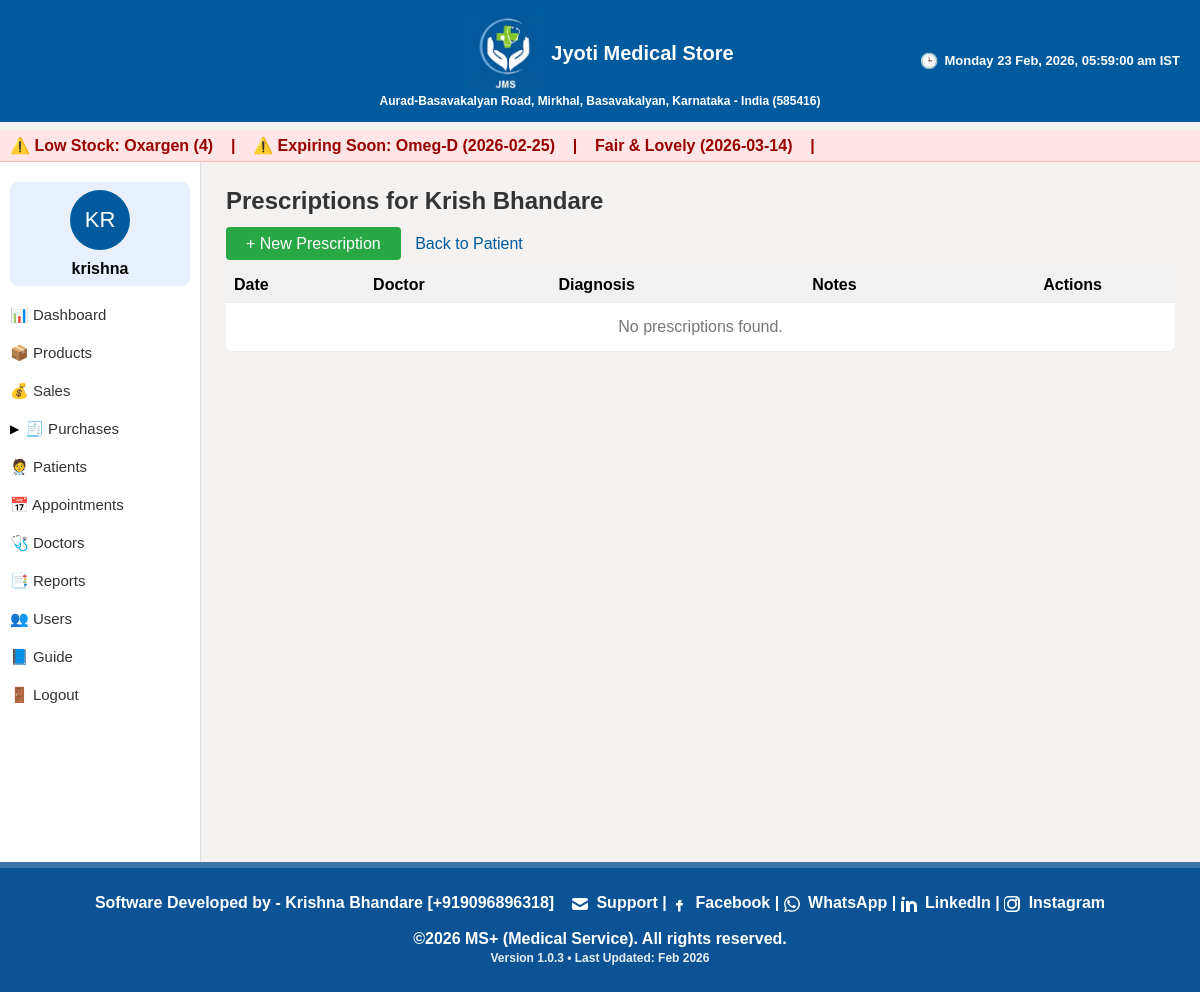
/patients/1/prescriptions (signed in), run on the app's committed database.
### models.py (models this page shows, shortened)
class Product(db.Model):
    __tablename__ = 'products'
    id = db.Column(db.Integer, primary_key=True)
    sku = db.Column(db.String(50), unique=True, nullable=False)
    name = db.Column(db.String(200), nullable=False)
    brand = db.Column(db.String(100))
    batch_no = db.Column(db.String(100))
    expiry_date = db.Column(db.Date)
    purchase_price = db.Column(db.Float, default=0.0)
    sale_price = db.Column(db.Float, default=0.0)
    tax_rate = db.Column(db.Float, default=0.0)
    current_stock = db.Column(db.Integer, default=0)
    category = db.Column(db.String(50))  # medicine, cosmetic, fmcg, life_saving, ayurvedic, equipment, general
    gst_percent = db.Column(db.Float, default=0)
    cgst_percent = db.Column(db.Float, default=0)
    sgst_percent = db.Column(db.Float, default=0)

class User(UserMixin, db.Model):
    __tablename__ = 'users'
    id = db.Column(db.Integer, primary_key=True)
    username = db.Column(db.String(80), unique=True, nullable=False)
    email = db.Column(db.String(120), unique=True, nullable=True)
    password_hash = db.Column(db.String(200), nullable=False)
    role = db.Column(db.String(20), default='staff')
    created_at = db.Column(db.DateTime, default=datetime.utcnow)
    first_name = db.Column(db.String(120), nullable=True)
    last_name = db.Column(db.String(120), nullable=True)
    file_label = db.Column(db.String(64), nullable=True)
    profile_image = db.Column(db.String(256), nullable=True)

class Customer(db.Model):
    __tablename__ = 'customers'
    id = db.Column(db.Integer, primary_key=True)
    name = db.Column(db.String(200), nullable=False)
    phone = db.Column(db.String(50))
    address = db.Column(db.String(300))
    description = db.Column(db.String(500))
    created_at = db.Column(db.DateTime, default=datetime.utcnow)

### app.py (the view)
@app.route('/patients/<int:patient_id>/prescriptions')
@login_required
def prescriptions_list(patient_id):
    if current_user.role not in ('admin', 'staff'):
        flash('Unauthorized', 'danger')
        return redirect(url_for('dashboard'))
    patient = Customer.query.get_or_404(patient_id)
    prescriptions = Prescription.query.filter_by(
        patient_id=patient.id
    ).order_by(Prescription.date.desc()).all()
    doctors = {d.id: d for d in Doctor.query.all()}
    return render_template(
        'prescriptions/list.html',
        patient=patient,
        prescriptions=prescriptions,
        doctors=doctors
    )

### app.py (called while the page is built)
@login_manager.user_loader
def load_user(user_id):
    try:
        return User.query.get(int(user_id))
    except:
        return None

@app.before_request
def require_login():
    if request.endpoint is None:
        return
    allowed_routes = ['login', 'forgot', 'reset_otp', 'static']
    if request.endpoint.startswith('static'):
        return
    if request.endpoint not in allowed_routes and not current_user.is_authenticated:
        return redirect(url_for('login'))

def is_admin():
    return current_user.is_authenticated and current_user.role == 'admin'

@app.context_processor
def inject_globals():
    if current_user.is_authenticated:
        initials = current_user.username[:2].upper()
        display_name = current_user.username
    else:
        initials = ""
        display_name = ""
    ist = datetime.utcnow() + timedelta(hours=5, minutes=30)
    current_dt_display = ist.strftime("%A, %d %b %Y, %I:%M:%S %p IST")
    current_day = ist.strftime("%A")
    return dict(
        initials=initials,
        display_name=display_name,
        current_dt_display=current_dt_display,
        current_day=current_day,
        is_admin=is_admin   # ⭐ ADD THIS LINE
    )

@app.teardown_appcontext
def shutdown_session(exception=None):
    db.session.remove()

@app.context_processor
def inject_low_stock():
    from flask import request
    if request.endpoint and (
        "login" in request.endpoint or
        "auth" in request.endpoint
    ):
        return dict(low_stock=[], expiring_soon=[])
    try:
        low_stock = Product.query.filter(Product.current_stock <= 5).all()
        today = date.today()
        soon = today + timedelta(days=30)
        expiring_soon = Product.query.filter(
            Product.expiry_date <= soon,
            Product.expiry_date >= today
        ).all()
        return dict(
            low_stock=low_stock,
            expiring_soon=expiring_soon
        )
    except Exception:
        return dict(low_stock=[], expiring_soon=[])

### templates/prescriptions/list.html
{% extends "base.html" %}
{% block content %}
<h2>Prescriptions for {{ patient.name }}</h2>
<div style="margin-bottom:15px;">
    <a href="{{ url_for('prescriptions_new', patient_id=patient.id) }}" class="btn btn-success">+ New Prescription</a>
    <a href="{{ url_for('patients', id=patient.id) }}" style="margin-left:10px;">Back to Patient</a>
</div>
<table>
    <thead>
        <tr>
            <th align="left">Date</th>
            <th align="left">Doctor</th>
            <th align="left">Diagnosis</th>
            <th align="left">Notes</th>
            {% if is_admin() %}
            <th align="center">Actions</th>
            {% endif %}
        </tr>
    </thead>
    <tbody>
        {% for p in prescriptions %}
        <tr>
            <td>{{ p.date.strftime("%Y-%m-%d %H:%M") }}</td>
            <td>
                {% if p.doctor_id and doctors.get(p.doctor_id) %}
                    {{ doctors[p.doctor_id].name }}
                {% else %}
                    -
                {% endif %}
            </td>
            <td>{{ p.diagnosis or '-' }}</td>
            <td>{{ p.notes or '-' }}</td>
            {% if is_admin() %}
            <td align="center">
                <form method="post" action="{{ url_for('prescription_delete', pres_id=p.id) }}" style="display:inline;">
                    <button class="btn btn-danger btn-sm">Delete</button>
                </form>
            </td>
            {% endif %}
        </tr>
        {% else %}
        <tr>
            <td colspan="5" style="text-align:center; padding:15px; color:#777;">No prescriptions found.</td>
        </tr>
        {% endfor %}
    </tbody>
</table>
{% endblock %}

### templates/base.html (shortened to what this page needs)
<!DOCTYPE html>
<html lang="en">
<head>
    <link rel="stylesheet" href="{{ url_for('static', filename='css/style.css') }}">
</head>
<body>
<div class="fixed-header">
    <div class="topbar">
<div style="flex:1; text-align:center; line-height:1.3; display:flex; flex-direction:column; align-items:center;">
    <div style="display:flex; align-items:center; gap:8px;">
        <img src="{{ url_for('static', filename='logo.PNG') }}" class="title-logo">
        <strong style="font-size:20px;">Jyoti Medical Store</strong>
    </div>
    <span style="font-size:12px;">
        Aurad-Basavakalyan Road, Mirkhal, Basavakalyan, Karnataka - India (585416)
    </span>
</div>
        {% block top_right %}
        <div style="position:absolute; right:20px; font-size:13px; display:flex; align-items:center; gap:6px;">
            <span style="font-size:15px;">🕒</span>
            <span id="live_datetime"></span>
        </div>
        {% endblock %}
    </div>
</div>
<div style="height: 70px;"></div>
{% block alerts %}
{% if low_stock or expiring_soon %}
<div class="alert-marquee print-hide"
     style="
        background:#ffe5e5;
        padding:6px 10px;
        color:#900;
        font-weight:bold;
        white-space:nowrap;
        overflow:hidden;
        border-bottom:1px solid #ffb3b3;
     ">
    <marquee behavior="scroll" direction="left" scrollamount="5">
        {% if low_stock %}
            ⚠️ Low Stock:
            {% for p in low_stock %}
                {{ p.name }} ({{ p.current_stock }}) &nbsp;&nbsp; | &nbsp;&nbsp;
            {% endfor %}
        {% endif %}
        {% if expiring_soon %}
            ⚠️ Expiring Soon:
            {% for p in expiring_soon %}
                {{ p.name }} ({{ p.expiry_date }}) &nbsp;&nbsp; | &nbsp;&nbsp;
            {% endfor %}
        {% endif %}
    </marquee>
</div>
{% endif %}
{% endblock %}
<div class="layout">
{% if current_user.is_authenticated %}
<div class="sidebar">
    <div class="profile-card">
        <div class="initials-circle">{{ initials }}</div>
        <div><strong>{{ display_name }}</strong></div>
    </div>
    <a href="{{ url_for('dashboard') }}" class="menu-item">📊 Dashboard</a>
    <a href="{{ url_for('products') }}" class="menu-item">📦 Products</a>
    <a href="{{ url_for('sales_list') }}" class="menu-item">💰 Sales</a>
    <li class="has-submenu menu-parent" onclick="toggleMenu('purchaseMenu')">
        <span class="menu-arrow" id="purchaseArrow">▶</span>
        <a href="#">🧾 Purchases</a>
    </li>
    <a href="{{ url_for('patients') }}" class="menu-item">🧑‍⚕️ Patients</a>
    <a href="{{ url_for('appointments_list') }}" class="menu-item">📅 Appointments</a>
    <a href="{{ url_for('doctors_list') }}" class="menu-item">🩺 Doctors</a>
    <a href="{{ url_for('report_expiry') }}" class="menu-item">📑 Reports</a>
    {% if current_user.role == 'admin' %}
    <a href="{{ url_for('users_list') }}" class="menu-item">👥 Users</a>
    {% endif %}
    <a href="{{ url_for('guide') }}" class="menu-item">📘 Guide</a>
    <a href="{{ url_for('logout') }}" class="menu-item">🚪 Logout</a>
</div>
{% endif %}
    <div class="content">
        {% block content %}{% endblock %}
    </div>
</div>
<div class="fixed-footer">
    Software Developed by - Krishna Bhandare [+919096896318]
    &nbsp;&nbsp;
    <a href="mailto:bhandare.krishna5@gmail.com" target="_blank" rel="noopener noreferrer">
        <svg xmlns="http://www.w3.org/2000/svg" width="16" height="16" fill="currentColor" viewBox="0 0 16 16" style="vertical-align:middle;">
            <path d="M0 4a2 2 0 0 1 2-2h12a2 2 0 0 1 2 2v.217l-8 4.8-8-4.8V4z"/>
            <path d="M0 6.383v5.617a2 2 0 0 0 2 2h12a2 2 0 0 0 2-2V6.383l-7.555 4.533a1 1 0 0 1-1.11 0L0 6.383z"/>
        </svg>
        Support
    </a> |
    <a href="https://m.facebook.com/public/Bhandare-Krishna/" target="_blank" rel="noopener noreferrer">
        <svg xmlns="http://www.w3.org/2000/svg" width="16" height="16" fill="currentColor" viewBox="0 0 16 16" style="vertical-align:middle;">
            <path d="M8.94 6.5H10.5V4H8.94C7.64 4 7 4.67 7 5.94V7H5v2.5h2v6h2.5v-6h2l.5-2.5h-2.5v-.56c0-.33.17-.44.44-.44z"/>
        </svg>
        Facebook
    </a> |
    <a href="https://wa.me/919096896318" target="_blank" rel="noopener noreferrer">
        WhatsApp
    </a> |
    <a href="https://www.linkedin.com/in/krishna-bhandare-893b74102" target="_blank" rel="noopener noreferrer">
        LinkedIn
    </a> |
    <a href="https://www.instagram.com/reel/CmBQhjhAg4d/" target="_blank" rel="noopener noreferrer">
        Instagram
    </a>
    <br><br>
    ©2026 MS+ (Medical Service). All rights reserved.<br>
    <span style="font-size: 12px; opacity: 0.9;">
        Version 1.0.3 • Last Updated: Feb 2026
    </span>
</div>
</body>
</html>

### static/css/style.css (style rules this page uses)
body { margin: 0; font-family: Arial, sans-serif; background: #f3f2f1; }
h1, h2, h3, h4 { margin-top: 0; color: #333; }
a { color: #005a9e; text-decoration: none; }
.topbar { background: #005a9e; color: white; padding: 12px; display: flex; justify-content: center; align-items: center; font-size: 22px; font-weight: bold; position: relative; }
.layout { display: flex; height: calc(100vh - 50px); }
.sidebar { width: 250px; background: white; border-right: 1px solid #ddd; padding: 20px; }
.sidebar { padding-left: 10px !important; padding-right: 10px !important; width: 180px !important; }
.sidebar a { display: block; padding: 10px 0; color: #333; font-size: 15px; }
.profile-card { padding: 8px; background: #e8f0fe; border-radius: 8px; margin-bottom: 10px; text-align: center; }
.initials-circle { width: 60px; height: 60px; background: #005a9e; color: white; border-radius: 50%; display: flex; justify-content: center; align-items: center; font-size: 22px; margin: 0 auto 10px; }
.content { flex: 1; padding: 25px; overflow-y: auto; }
.btn { padding: 8px 20px; border: none; cursor: pointer; border-radius: 4px; }
.btn-success { background: #28a745; color: white; }
table { width: 100%; border-collapse: collapse; background: white; border-radius: 8px; overflow: hidden; }
table thead { background: #f1f1f1; }
table th, table td { padding: 8px; border-bottom: 1px solid #eee; }
.fixed-header { position: fixed; top: 0; left: 0; width: 100%; z-index: 9999; }
.layout { margin-top: 100px; }
body { padding-bottom: 70px; }
.fixed-footer { position: fixed; bottom: 0; left: 0; width: 100%; background: #0B5394; color: white; text-align: center; padding: 26px 0; font-weight: 600; font-size: 16px; z-index: 9999; border-top: 6px solid rgba(255,255,255,0.2); }
.content { padding-bottom: 80px; }
html, body { height: 100%; margin: 0; padding: 0; }
.layout { min-height: calc(100vh - 60px); padding-bottom: 80px; }
.alert-marquee { margin-top: 12px; position: relative; z-index: 998; }
.layout { margin-top: 0 !important; padding-top: 0 !important; }
.alert-marquee { position: relative; z-index: 998; margin-top: 60px; }
.menu-parent { display: flex; align-items: center; gap: 6px; }
.menu-arrow { font-size: 12px; transition: transform 0.2s ease; }

### templates/base.html (style rules this page uses)
.alert-marquee { position: relative; z-index: 998; }
.title-logo { height: 80px; width: auto; margin-top: 2px; }
.fixed-footer a { color: inherit !important; text-decoration: none !important; }
.fixed-footer svg { fill: currentColor; margin-right: 4px; }

### data on the page
Product: name "Oxargen", current_stock "4"
Product: name "Omeg-D", expiry_date "2026-02-25"
Product: name "Fair & Lovely", expiry_date "2026-03-14"
User: username "krishna"
Customer: name "Krish Bhandare"

### other printed values
{{ initials }} "KR"
